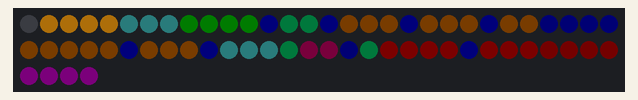
The sketch below on a simulated ESP32. Shown: 64 RGB LEDs in strip order, left to right, continuing on the next row. Dim RGB values are drawn brighter than linear; WiFi joins after 1.5 s; servers stay silent unless stated; the strip is taken to match the declared colour order; what the sketch prints to the serial monitor is not drawn.

Above: at 1.9 s.

The sketch:

GRB_Solo_Day_Plan.ino
```cpp
#include <Adafruit_NeoPixel.h>

#define LED_PIN 12 // Pin connected to the NeoPixels
#define LED_COUNT 64 // Number of NeoPixels
#define BRIGHTNESS 50 // NeoPixel brightness

Adafruit_NeoPixel strip( LED_COUNT, LED_PIN, NEO_RGB + NEO_KHZ800); // NEO_RGB ,

uint16_t co = 0;


#include <WiFi.h>
#include <WiFiClientSecure.h>
#include <UniversalTelegramBot.h>

const char* ssid = "Wifi";
const char* password = "pwd";

#define BOTtoken "--you bot token ----"
#define CHAT_ID "---you chat id ------"

WiFiClientSecure client;
UniversalTelegramBot bot(BOTtoken, client);


String day1[64] = {

          "utro","utro","utro","utro" ,"utro" ,"utro","utro" ,"utro",
          "svoy","svoy","svoy","svoy","svoy","svoy","svoy","svoy",
          "obed","obed","obed","rlx" ,"gul"  ,"gul" ,"gul"  ,"gul" ,

          "work","work","work","rlx","work","work","work","rlx",
          "work","work","work","rlx","work","work","work","rlx",

          "len","len","len","len","plan","plan","plan","rlx",

          "free","free","free","free","rlx","free","free","free",
          "pson","pson","pson","pson" ,"son" ,"son" ,"son" ,"son"
        };


String day2[64] = {

          "utro","utro","utro","utro" ,"utro", "gul","gul" ,"gul",
          "svoy","svoy","svoy","svoy","rlx","obed","obed","rlx",

          "work1","work1","work1","rlx1","work2","work2","work2","rlx1",
          "work3","work3","work3","rlx2","work4","work4","work4","rlx2",
          "work5","work5","work5","rlx3","work6","work6","work6","rlx3",

          "len","len","len","len","plan","plan","plan","rlx5",

          "free","free","free","free","rlx5","free","free","free",
          "pson","pson","pson","pson" ,"son" ,"son" ,"son" ,"son"
        };


String day[64] = {

          "utro","utro","utro","utro" ,"utro", "gul","gul" ,"gul",
          "svoy","svoy","svoy","svoy","rlx","obed","obed","rlx",

          "work1","work1","work1","rlx1","work2","work2","work2","rlx1",
          "work3","work3","len",  "len", "len",  "len",  "work4","work4",
          "work5","work5","work5","rlx3","work6","work6","work6","rlx3",

          "gul","gul","gul","obed","plan","plan","len","obed",

          "free","free","free","free","rlx6","free","free","free",
          "pson","pson","pson","pson" ,"son" ,"son" ,"son" ,"son"
        };


String atb = "utro";

typedef struct LEDStruct_s
{
  private:
    uint8_t     ledNo;
    uint8_t     state; // active brigtt or no

    uint16_t    r;
    uint16_t    g;
    uint16_t    b;

    String      typ;  // тип urto svoy work obed len free sport chat plan predson son , progul

    uint16_t    index;

    struct color {
      uint16_t r;
      uint16_t g;
      uint16_t b;
    };

    color clrUtro   = { 255, 164, 16 };  // orange

    color clrSvoy   = { 0, 230, 0    };     // green

    color clrRlx    = { 43, 56, 237  };   // sligth blue
    //-----------------------------
    color clrObed  =  { 13, 184, 84  };   // салатовый


    //uint32_t clrUtro = strip.Color( 255, 164, 16 );

    //uint32_t clrSvoy = strip.Color(255, 0, 255);

    //uint32_t clrRlx  = strip.Color(255, 0, 255);

    //uint32_t clrObed = strip.Color(255, 0, 255);


    color clrGul   =  { 139, 224, 247}; // светло голубой

    color clrWork  =  { 161, 107, 21 };  // 'эмм оранжж

    color clrPlan  =  { 161, 21, 100 };  // краснорозовый возможно красный или физуха красный

    color clrLen   =  { 8, 15, 115   };  // deep blue

    color clrFree  =  { 255, 69, 0   };  //  oraaanggg

    color clrPson  =  { 86, 8, 50   };  // pink

    color clrSon   =  { 228, 44, 228    };   // deep фиолет .. и после завершения .. ту анимашку

    color arrRGB[16] = {

                        clrUtro, clrUtro, clrUtro , clrUtro , clrUtro , clrUtro , clrUtro , clrUtro ,
                        clrSvoy, clrSvoy, clrRlx  , clrSvoy , clrSvoy , clrRlx  , clrSvoy , clrRlx

                      };

    color arrRGBs[3] = {

                        clrUtro, clrSvoy, clrRlx

                      };

  public:

    void Init( uint8_t ledIdx , String tp )
    {
        ledNo = ledIdx;
        typ   = tp;
        //pulseBright = random(10, 200);
        index = 100;// random(5, 200);
        //tDelay = random( 5, 90 );
        //tUpdate = millis();
        //tDelay = random(5, 200);


    }//Init

    //void Act     ( color cl ) {  strip.setPixelColor(ledNo, strip.Color( cl.r    , cl.g    , cl.b   ) , 100);      }

    //void Sup_act ( color cl ) {  strip.setPixelColor(ledNo, strip.Color( 50 , 50 , 50 ) , 150 );      }

    //void Other   ( color cl ) {  strip.setPixelColor(ledNo, strip.Color( cl.r  , cl.g  , cl.b   ) ,20 );      }


    void Act     ( color cl ) {

      uint32_t clr = strip.Color( cl.r, cl.g, cl.b  );

      strip.setPixelColor( ledNo,  clr  );      }

    void Sup_act ( color cl ) {

      //uint32_t clr = strip.Color(  cl.r , cl.g , cl.b   );

      uint32_t clr = strip.Color(  0 , 0 , 0  );

      strip.setPixelColor(ledNo, clr   );

      }

    void Other   ( color cl ) {

        uint32_t clr = strip.Color( cl.r/14, cl.g/14, cl.b/14 );


        strip.setPixelColor(ledNo, clr  );

      }


    void Update(uint16_t co , String atb )
    {


        if ( typ==atb ){

          if ( typ == "utro" ){ Act( clrUtro  ); if (ledNo==co) { Sup_act( clrUtro );}  }

          if ( typ == "svoy"  ){ Act( clrSvoy ); if (ledNo==co) { Sup_act( clrSvoy );}  }
          if ( typ == "svoy2" ){ Act( clrSvoy ); if (ledNo==co) { Sup_act( clrSvoy );}  }
          if ( typ == "svoy3" ){ Act( clrSvoy ); if (ledNo==co) { Sup_act( clrSvoy );}  }
          if ( typ == "svoy4" ){ Act( clrSvoy ); if (ledNo==co) { Sup_act( clrSvoy );}  }

          if ( typ == "rlx"   ){ Act( clrRlx  ); if (ledNo==co) { Sup_act( clrRlx  );}  }
          if ( typ == "rlx1"  ){ Act( clrRlx  ); if (ledNo==co) { Sup_act( clrRlx  );}  }
          if ( typ == "rlx2"  ){ Act( clrRlx  ); if (ledNo==co) { Sup_act( clrRlx  );}  }
          if ( typ == "rlx3"  ){ Act( clrRlx  ); if (ledNo==co) { Sup_act( clrRlx  );}  }
          if ( typ == "rlx4"  ){ Act( clrRlx  ); if (ledNo==co) { Sup_act( clrRlx  );}  }
          if ( typ == "rlx5"  ){ Act( clrRlx  ); if (ledNo==co) { Sup_act( clrRlx  );}  }

          if ( typ == "rlx6"  ){ Act( clrRlx  ); if (ledNo==co) { Sup_act( clrRlx  );}  }
          if ( typ == "rlx7"  ){ Act( clrRlx  ); if (ledNo==co) { Sup_act( clrRlx  );}  }

          if ( typ == "rlx8"  ){ Act( clrRlx  ); if (ledNo==co) { Sup_act( clrRlx  );}  }
          if ( typ == "rlx9"  ){ Act( clrRlx  ); if (ledNo==co) { Sup_act( clrRlx  );}  }

          if ( typ == "rlx10"  ){ Act( clrRlx  ); if (ledNo==co) { Sup_act( clrRlx  );}  }
          if ( typ == "rlx11"  ){ Act( clrRlx  ); if (ledNo==co) { Sup_act( clrRlx  );}  }

          if ( typ == "obed"  ){ Act( clrObed  ); if (ledNo==co) { Sup_act( clrObed  );}  }

          if ( typ == "gul"   ){ Act( clrGul   ); if (ledNo==co) { Sup_act( clrGul   );}  }

          if ( typ == "work"  ){ Act( clrWork  ); if (ledNo==co) { Sup_act( clrWork  );}  }
          if ( typ == "work1"  ){ Act( clrWork  ); if (ledNo==co) { Sup_act( clrWork  );}  }
          if ( typ == "work2"  ){ Act( clrWork  ); if (ledNo==co) { Sup_act( clrWork  );}  }
          if ( typ == "work3"  ){ Act( clrWork  ); if (ledNo==co) { Sup_act( clrWork  );}  }
          if ( typ == "work4"  ){ Act( clrWork  ); if (ledNo==co) { Sup_act( clrWork  );}  }
          if ( typ == "work5"  ){ Act( clrWork  ); if (ledNo==co) { Sup_act( clrWork  );}  }
          if ( typ == "work6"  ){ Act( clrWork  ); if (ledNo==co) { Sup_act( clrWork  );}  }


          if ( typ == "len"  ){ Act( clrLen  ); if (ledNo==co) { Sup_act( clrLen  );}  }


          if ( typ == "plan"  ){ Act( clrPlan  ); if (ledNo==co) { Sup_act( clrPlan  );}  }

          if ( typ == "free"  ){ Act( clrFree  ); if (ledNo==co) { Sup_act( clrFree  );}  }


          if ( typ == "pson"  ){ Act( clrPson  ); if (ledNo==co) { Sup_act( clrPson  );}  }

          if ( typ == "son"  ){ Act( clrSon  ); if (ledNo==co) { Sup_act( clrSon  );}  }


        } else {

          if ( typ == "utro"  ){  Other( clrUtro  );   }

          if ( typ == "svoy"  ){  Other( clrSvoy  );   }
          if ( typ == "svoy2" ){  Other( clrSvoy  );   }
          if ( typ == "svoy3" ){  Other( clrSvoy  );   }
          if ( typ == "svoy4" ){  Other( clrSvoy  );   }
          if ( typ == "svoy5" ){  Other( clrSvoy  );   }

          if ( typ == "rlx"   ){  Other( clrRlx   );   }
          if ( typ == "rlx1"  ){  Other( clrRlx   );   }
          if ( typ == "rlx2"  ){  Other( clrRlx   );   }
          if ( typ == "rlx3"  ){  Other( clrRlx   );   }
          if ( typ == "rlx4"  ){  Other( clrRlx   );   }
          if ( typ == "rlx5"  ){  Other( clrRlx   );   }
          if ( typ == "rlx6"  ){  Other( clrRlx   );   }
          if ( typ == "rlx7"  ){  Other( clrRlx   );   }
          if ( typ == "rlx8"  ){  Other( clrRlx   );   }
          if ( typ == "rlx9"  ){  Other( clrRlx   );   }
          if ( typ == "rlx10"  ){  Other( clrRlx   );   }
          if ( typ == "rlx11"  ){  Other( clrRlx   );   }


          if ( typ == "obed"  ){  Other( clrObed  );   }

          if ( typ == "gul"   ){  Other( clrGul   );   }

          if ( typ == "work"  ){  Other( clrWork  );   }
          if ( typ == "work1"  ){  Other( clrWork  );   }
          if ( typ == "work2"  ){  Other( clrWork  );   }
          if ( typ == "work3"  ){  Other( clrWork  );   }
          if ( typ == "work4"  ){  Other( clrWork  );   }
          if ( typ == "work5"  ){  Other( clrWork  );   }
          if ( typ == "work6"  ){  Other( clrWork  );   }

          if ( typ == "len"   ){  Other( clrLen  );   }

          if ( typ == "plan"  ){  Other( clrPlan  );   }

          if ( typ == "free"  ){  Other( clrFree  );   }

          if ( typ == "pson"  ){  Other( clrPson  );   }

          if ( typ == "son"  ){  Other( clrSon  );   }


        }


    }


}LEDStruct_t;

LEDStruct_t
    LEDStruct[LED_COUNT];


void setup()
{
    Serial.begin(9600);

    strip.begin();
    strip.show(); // Initialize all pixels to 'off'
    strip.setBrightness( BRIGHTNESS );
    randomSeed( analogRead(0) ); // Seed the random number generator

    // Initialize last update time for each LED
    for (int i = 0; i < LED_COUNT; i++){

        LEDStruct[i].Init( i , day[i] );

    }


     WiFi.mode(WIFI_STA);
      WiFi.begin(ssid, password);
      client.setCACert(TELEGRAM_CERTIFICATE_ROOT);
      while (WiFi.status() != WL_CONNECTED) {
        delay(500);
        Serial.print(".");
      }
      Serial.println("");
      Serial.println("WiFi connected");


      bot.sendMessage(CHAT_ID, "Timer Start");


}


void loop()
{
  atb = day[co]; // Получаем имя бокса по счетчику

  for (int i = 0; i < LED_COUNT; i++)
        LEDStruct[i].Update(co, atb );

    strip.show();

  //delay( random( 5, 100 ));
  //local a = load ("return atb");
  Serial.print   ( co  );
  Serial.print   ( "" );
  Serial.println ( atb );

  String msg = "";
  msg =" Го "+  String(co) + " " + atb;
  bot.sendMessage(CHAT_ID, msg);

  //delay( 1000 );

  delay( 1000*60*15 );

  co++;

}
```
